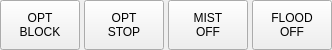
             <widget class="QWidget" name="widget_pgm_buttons" native="true">
              <property name="minimumSize">
               <size>
                <width>0</width>
                <height>50</height>
               </size>
              </property>
              <property name="maximumSize">
               <size>
                <width>16777215</width>
                <height>50</height>
               </size>
              </property>
              <layout class="QHBoxLayout" name="horizontalLayout_38">
               <property name="spacing">
                <number>4</number>
               </property>
               <property name="leftMargin">
                <number>0</number>
               </property>
               <property name="topMargin">
                <number>0</number>
               </property>
               <property name="rightMargin">
                <number>0</number>
               </property>
               <property name="bottomMargin">
                <number>0</number>
               </property>
               <item>
                <widget class="ActionButton" name="action_opt_block">
                 <property name="sizePolicy">
                  <sizepolicy hsizetype="Preferred" vsizetype="Fixed">
                   <horstretch>0</horstretch>
                   <verstretch>0</verstretch>
                  </sizepolicy>
                 </property>
                 <property name="minimumSize">
                  <size>
                   <width>80</width>
                   <height>50</height>
                  </size>
                 </property>
                 <property name="maximumSize">
                  <size>
                   <width>16777215</width>
                   <height>16777215</height>
                  </size>
                 </property>
                 <property name="text">
                  <string>OPT
BLOCK</string>
                 </property>
                 <property name="checkable">
                  <bool>true</bool>
                 </property>
                 <property name="flat">
                  <bool>false</bool>
                 </property>
                 <property name="block_delete_action" stdset="0">
                  <bool>true</bool>
                 </property>
                </widget>
               </item>
               <item>
                <widget class="ActionButton" name="action_opt_stop">
                 <property name="sizePolicy">
                  <sizepolicy hsizetype="Preferred" vsizetype="Fixed">
                   <horstretch>0</horstretch>
                   <verstretch>0</verstretch>
                  </sizepolicy>
                 </property>
                 <property name="minimumSize">
                  <size>
                   <width>80</width>
                   <height>50</height>
                  </size>
                 </property>
                 <property name="maximumSize">
                  <size>
                   <width>16777215</width>
                   <height>16777215</height>
                  </size>
                 </property>
                 <property name="text">
                  <string>OPT
STOP</string>
                 </property>
                 <property name="checkable">
                  <bool>true</bool>
                 </property>
                 <property name="flat">
                  <bool>false</bool>
                 </property>
                 <property name="optional_stop_action" stdset="0">
                  <bool>true</bool>
                 </property>
                </widget>
               </item>
               <item>
                <widget class="ActionButton" name="action_mist">
                 <property name="sizePolicy">
                  <sizepolicy hsizetype="Preferred" vsizetype="Fixed">
                   <horstretch>0</horstretch>
                   <verstretch>0</verstretch>
                  </sizepolicy>
                 </property>
                 <property name="minimumSize">
                  <size>
                   <width>80</width>
                   <height>50</height>
                  </size>
                 </property>
                 <property name="maximumSize">
                  <size>
                   <width>16777215</width>
                   <height>16777215</height>
                  </size>
                 </property>
                 <property name="text">
                  <string>MIST
OFF</string>
                 </property>
                 <property name="checkable">
                  <bool>true</bool>
                 </property>
                 <property name="flat">
                  <bool>false</bool>
                 </property>
                 <property name="checked_state_text_option" stdset="0">
                  <bool>true</bool>
                 </property>
                 <property name="true_state_string" stdset="0">
                  <string>MIST
ON</string>
                 </property>
                 <property name="false_state_string" stdset="0">
                  <string>MIST
OFF</string>
                 </property>
                 <property name="mist_action" stdset="0">
                  <bool>true</bool>
                 </property>
                </widget>
               </item>
               <item>
                <widget class="ActionButton" name="action_flood">
                 <property name="sizePolicy">
                  <sizepolicy hsizetype="Preferred" vsizetype="Fixed">
                   <horstretch>0</horstretch>
                   <verstretch>0</verstretch>
                  </sizepolicy>
                 </property>
                 <property name="minimumSize">
                  <size>
                   <width>80</width>
                   <height>50</height>
                  </size>
                 </property>
                 <property name="maximumSize">
                  <size>
                   <width>16777215</width>
                   <height>16777215</height>
                  </size>
                 </property>
                 <property name="text">
                  <string>FLOOD
OFF</string>
                 </property>
                 <property name="checkable">
                  <bool>true</bool>
                 </property>
                 <property name="checked">
                  <bool>false</bool>
                 </property>
                 <property name="flat">
                  <bool>false</bool>
                 </property>
                 <property name="checked_state_text_option" stdset="0">
                  <bool>true</bool>
                 </property>
                 <property name="true_state_string" stdset="0">
                  <string>FLOOD
ON</string>
                 </property>
                 <property name="false_state_string" stdset="0">
                  <string>FLOOD
OFF</string>
                 </property>
                 <property name="flood_action" stdset="0">
                  <bool>true</bool>
                 </property>
                </widget>
               </item>
              </layout>
             </widget>
